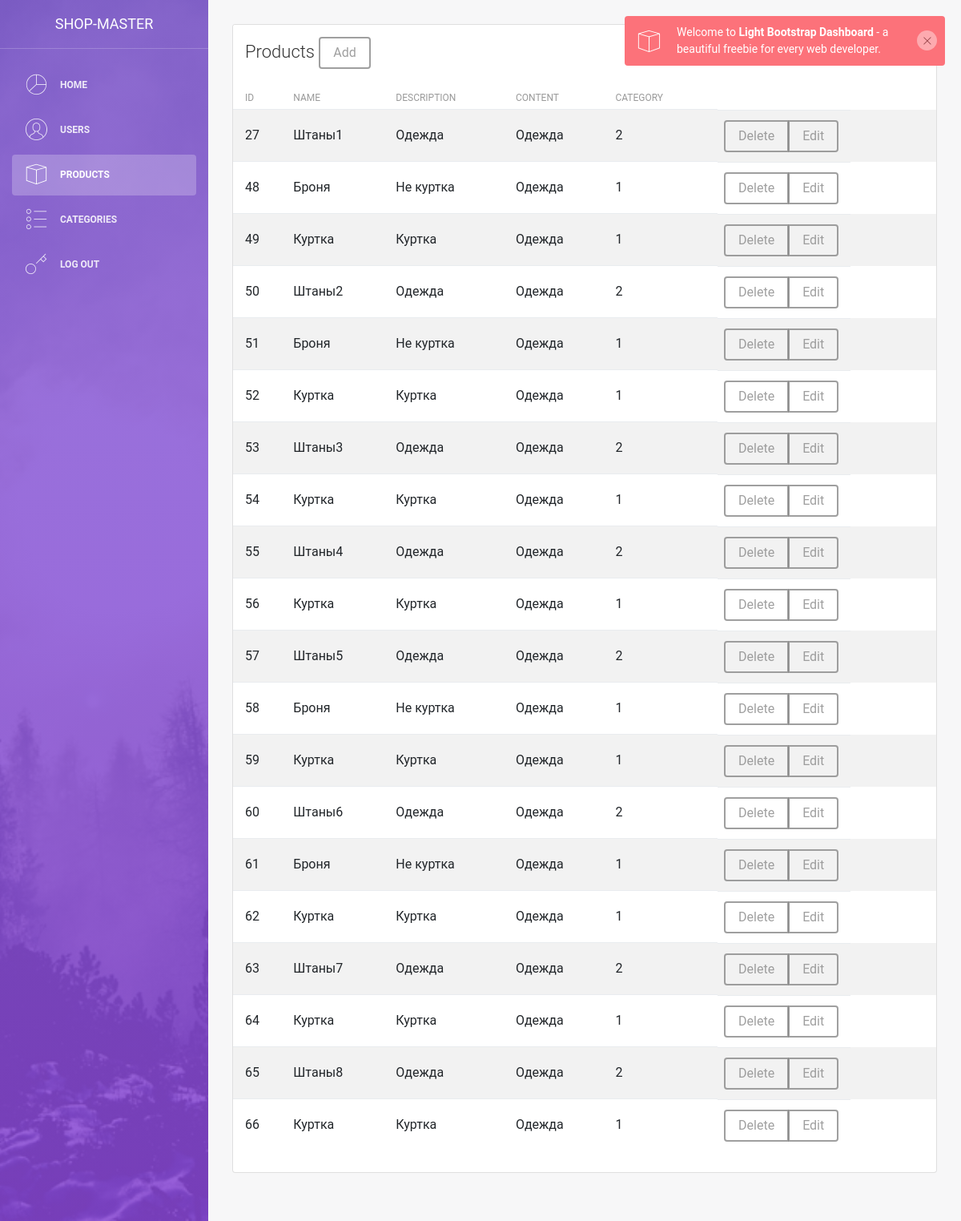
/admin/products.php, run on the app's committed database.
### tables this page shows
CREATE TABLE `products` (
  `id` int(11) NOT NULL,
  `title` varchar(255) NOT NULL,
  `descrip` text NOT NULL,
  `content` text NOT NULL,
  `category_id` int(11) NOT NULL,
  `image` varchar(255) NOT NULL,
  `cost` varchar(10) NOT NULL
);

### admin/products.php (the view, shortened to what this page needs)
<?php
include $_SERVER['DOCUMENT_ROOT']."/config/database.php";
include $_SERVER['DOCUMENT_ROOT']."/admin/siteparts/header.php";
?>
    <div class="row">
        <div class="col-md-12">
            <div class="card strpied-tabled-with-hover">
                <div class="card-header ">
                    <h4 class="card-title">
                    Products
                     <a href="options/modules/add.php" type="button" class="btn btn-secondary">Add</a>
                </h4>
                </div>
                <div class="card-body table-full-width table-responsive">
                    <table class="table table-hover table-striped">
                        <thead>
                            <th>ID</th>
                            <th>Name</th>
                            <th>Description</th>
                            <th>Content</th>
                            <th>Category</th>
                        </thead>
                        <tbody>
                            <?php
                            $sql = "SELECT * FROM products";
                            $result = mysqli_query($connect, $sql);
                            while($row = mysqli_fetch_assoc($result)) {
                            ?>
                            <tr>
                                <td><?php echo $row["id"]; ?></td>
                                <td><?php echo $row["title"]; ?></td>
                                <td><?php echo $row["descrip"]; ?></td>
                                <td><?php echo $row["content"]; ?></td>
                                <td><?php echo $row["category_id"]; ?></td>
                                <td>
                                    <div class="btn-group" role="group" aria-label="Basic example">
                                      <?php
                                        $sql = "SELECT * FROM products WHERE id =" . $row["id"] . "";
                                        $resultat = mysqli_query($connect, $sql);
                                        $id = mysqli_num_rows($resultat);
                                        if($id > 0){
                                        ?>
                                        <a href="options/modules/delete.php?id=<?php echo $row["id"]; ?>" type="button" class="btn btn-secondary">Delete</a>
                                        <a href="options/modules/edit.php?id=<?php echo $row["id"]; ?>" type="button" class="btn btn-secondary">Edit</a>
                                        <?php
                                        }
                                        ?>
                                    </div>
                                </td>
                            </tr>
                            <?php
                            }
                            ?>
                        </tbody>
                    </table>
                </div>
            </div>
        </div>
    </div>
<?php
include "siteparts/footer.php";
?>

### data on the page
products: id "27", title "Штаны1", descrip "Одежда", content "Одежда", category "2"
products: id "48", title "Броня", descrip "Не куртка", content "Одежда", category "1"
products: id "49", title "Куртка", descrip "Куртка", content "Одежда", category "1"
products: id "50", title "Штаны2", descrip "Одежда", content "Одежда", category "2"
products: id "51", title "Броня", descrip "Не куртка", content "Одежда", category "1"
products: id "52", title "Куртка", descrip "Куртка", content "Одежда", category "1"
products: id "53", title "Штаны3", descrip "Одежда", content "Одежда", category "2"
products: id "54", title "Куртка", descrip "Куртка", content "Одежда", category "1"
products: id "55", title "Штаны4", descrip "Одежда", content "Одежда", category "2"
products: id "56", title "Куртка", descrip "Куртка", content "Одежда", category "1"
products: id "57", title "Штаны5", descrip "Одежда", content "Одежда", category "2"
products: id "58", title "Броня", descrip "Не куртка", content "Одежда", category "1"
products: id "59", title "Куртка", descrip "Куртка", content "Одежда", category "1"
products: id "60", title "Штаны6", descrip "Одежда", content "Одежда", category "2"
products: id "61", title "Броня", descrip "Не куртка", content "Одежда", category "1"
products: id "62", title "Куртка", descrip "Куртка", content "Одежда", category "1"
products: id "63", title "Штаны7", descrip "Одежда", content "Одежда", category "2"
products: id "64", title "Куртка", descrip "Куртка", content "Одежда", category "1"
products: id "65", title "Штаны8", descrip "Одежда", content "Одежда", category "2"
products: id "66", title "Куртка", descrip "Куртка", content "Одежда", category "1"
